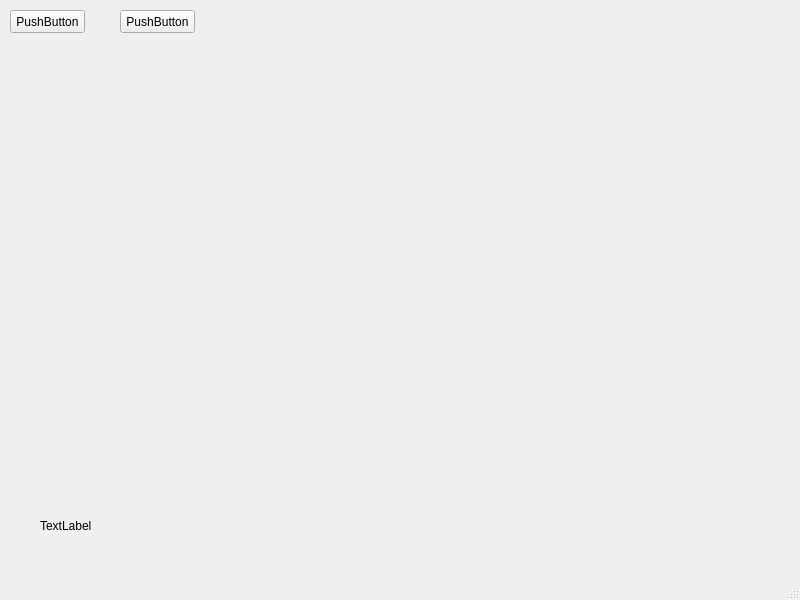
<?xml version="1.0" encoding="UTF-8"?>
<ui version="4.0">
 <class>MainWindow</class>
 <widget class="QMainWindow" name="MainWindow">
  <property name="geometry">
   <rect>
    <x>0</x>
    <y>0</y>
    <width>800</width>
    <height>600</height>
   </rect>
  </property>
  <property name="windowTitle">
   <string>MainWindow</string>
  </property>
  <property name="styleSheet">
   <string notr="true">QFrame#dibujo1{
background-color:rgb(60, 213, 255)
}</string>
  </property>
  <widget class="QWidget" name="centralwidget">
   <widget class="QWidget" name="dibujo1" native="true">
    <property name="geometry">
     <rect>
      <x>99</x>
      <y>49</y>
      <width>621</width>
      <height>231</height>
     </rect>
    </property>
    <property name="minimumSize">
     <size>
      <width>0</width>
      <height>0</height>
     </size>
    </property>
    <property name="maximumSize">
     <size>
      <width>16777215</width>
      <height>16777215</height>
     </size>
    </property>
    <property name="styleSheet">
     <string notr="true"/>
    </property>
   </widget>
   <widget class="QPushButton" name="boton1">
    <property name="geometry">
     <rect>
      <x>10</x>
      <y>10</y>
      <width>75</width>
      <height>23</height>
     </rect>
    </property>
    <property name="text">
     <string>PushButton</string>
    </property>
   </widget>
   <widget class="QLabel" name="label1">
    <property name="geometry">
     <rect>
      <x>40</x>
      <y>500</y>
      <width>91</width>
      <height>51</height>
     </rect>
    </property>
    <property name="text">
     <string>TextLabel</string>
    </property>
   </widget>
   <widget class="QPushButton" name="boton2">
    <property name="geometry">
     <rect>
      <x>120</x>
      <y>10</y>
      <width>75</width>
      <height>23</height>
     </rect>
    </property>
    <property name="text">
     <string>PushButton</string>
    </property>
   </widget>
   <widget class="QWidget" name="dibujo2" native="true">
    <property name="geometry">
     <rect>
      <x>79</x>
      <y>319</y>
      <width>651</width>
      <height>181</height>
     </rect>
    </property>
   </widget>
  </widget>
  <widget class="QMenuBar" name="menubar">
   <property name="geometry">
    <rect>
     <x>0</x>
     <y>0</y>
     <width>800</width>
     <height>21</height>
    </rect>
   </property>
  </widget>
  <widget class="QStatusBar" name="statusbar"/>
 </widget>
 <resources/>
 <connections/>
</ui>
